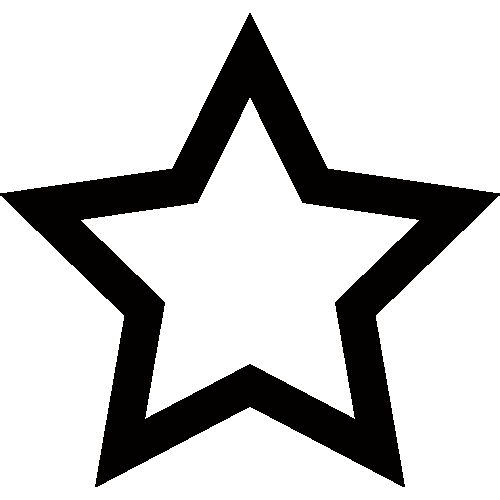
//> input picture image/star.png, 500 x 500 px
$ ./weight_field_generator   (built with g++ and OpenCV 4)
//> lines starting //> are read from the running program, lines starting //| are printed output that depends on the picture; after the words box and inside, x2 and y2 are one past the last pixel; in counts of white or black regions, pixels touching at a corner belong together
#include <cstdlib>
#include <opencv2/opencv.hpp>
#include <iostream>
#include <string>

int main()
{
    std::string image_dir = "/home/kenta-kato/ws/MultiAgentCoverageControl/image/";
    std::string image_file = "star.png";
    std::string image_path = image_dir + image_file;
    cv::Mat image = cv::imread(image_dir + image_file, cv::IMREAD_GRAYSCALE);
//> image: 500 rows x 500 cols, CV_8UC1; 77.7% white; 1 black region, box (x1, y1, x2, y2) and area: (0, 13, 500, 487) 55711

    if (image.empty())
    {
        std::cerr << "Failed to read image: " << image_path << std::endl;
        return EXIT_FAILURE;
    }

    // Create a binary image (black is 1, white is 0)
    cv::Mat binary_image;
    cv::threshold(image, binary_image, 127, 1, cv::THRESH_BINARY_INV);
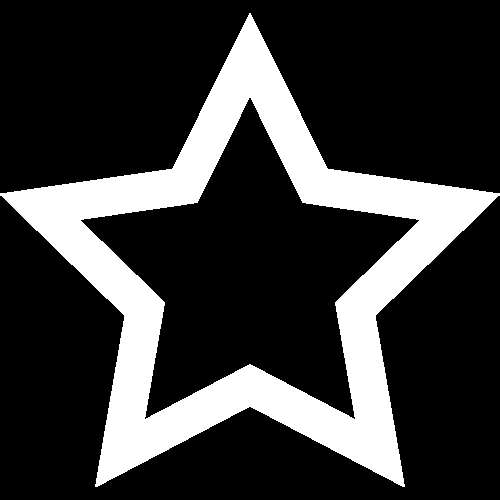
//> binary_image: 500 rows x 500 cols, CV_8UC1; values 0 (black) and 1 (white), 22.3% white; 1 white region, box (x1, y1, x2, y2) and area: (0, 13, 500, 487) 55711

    // Distance transform (distance from black pixels)
    cv::Mat distance;
    cv::distanceTransform(1 - binary_image, distance, cv::DIST_L2, 3);
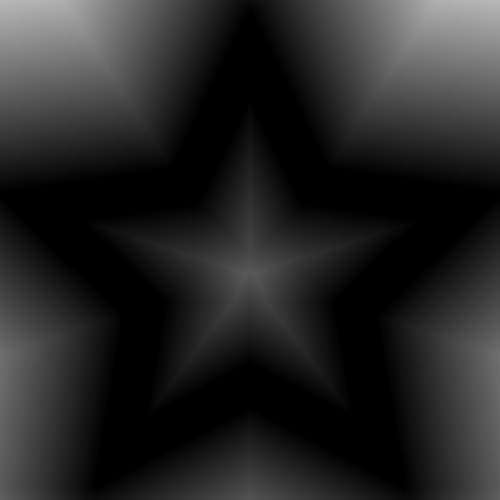
//> distance: 500 rows x 500 cols, CV_32FC1; min 0, max 184.3, mean 37.9

    // Get the maximum distance
    double max_dist;
    cv::minMaxLoc(distance, nullptr, &max_dist);
//> max_dist = 184.3

    constexpr double MAX = 254.0;
    constexpr double MIN = 1.0;
    // Calculate weights (100 at distance 0, 0 at distance max_dist or more)
    cv::Mat weights = MAX *
        (1.0 - distance / max_dist)
        .mul(1.0 - distance / max_dist)
        .mul(1.0 - distance / max_dist)
        .mul(1.0 - distance / max_dist)
        .mul(1.0 - distance / max_dist)
        .mul(1.0 - distance / max_dist)
        .mul(1.0 - distance / max_dist)
        .mul(1.0 - distance / max_dist)
        .mul(1.0 - distance / max_dist)
        .mul(1.0 - distance / max_dist)
        .mul(1.0 - distance / max_dist)
        .mul(1.0 - distance / max_dist)
        .mul(1.0 - distance / max_dist)
        .mul(1.0 - distance / max_dist)
        .mul(1.0 - distance / max_dist)
        .mul(1.0 - distance / max_dist)
        .mul(1.0 - distance / max_dist);
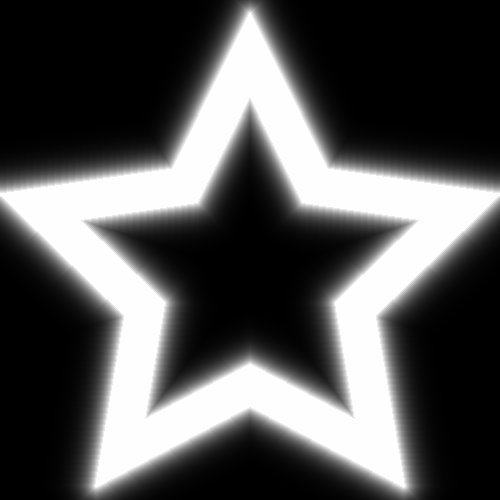
//> weights: 500 rows x 500 cols, CV_32FC1; min 0, max 254, mean 84.3

    // Limit the value to the range 0 to MAX
    cv::threshold(weights, weights, 0, 0, cv::THRESH_TOZERO);
    cv::threshold(weights, weights, MAX, MAX, cv::THRESH_TRUNC);

    // clip the value to the range MIN to MAX
    weights.setTo(MIN, weights < MIN);
    weights.setTo(MAX, binary_image);

    // min on weights
    double min_val, max_val;
    cv::minMaxLoc(weights, &min_val, &max_val);
//> min_val = 1; max_val = 254
    std::cout << "min: " << min_val << ", max: " << max_val << std::endl;
//| min: 1, max: 254


    // Convert to 8-bit image for visualization
    cv::Mat display_image;
    weights.convertTo(display_image, CV_8UC1);

    // Apply a color map
    // cv::applyColorMap(display_image, display_image, cv::COLORMAP_HOT);

    cv::imshow("Input Image", image);
    cv::imshow("Weighted Field", display_image);
    cv::waitKey(0);

    std::string output_file = "weighted_field.png";
    std::string output_path = image_dir + output_file;
    cv::imwrite(output_path, display_image);

    return EXIT_SUCCESS;
}
